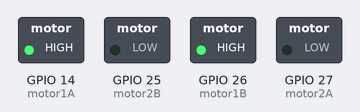
Bench run of a sketch on a simulated ESP32. On the bench: switched loads named in the sketch (green lamp = pin HIGH).

Above: at 0.1 s.
Timing chart, 0 to 1.6 s (numbered marks = the images above):
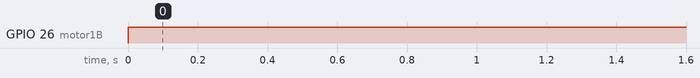

The sketch:

sketch_nov19b_copy_20251119150645.ino
```cpp
int motor1A = 14;
int motor2A = 27;


int motor1B = 26;
int motor2B = 25;

void setup() {
  // put your setup code here, to run once:
  pinMode(motor1A, OUTPUT);
  pinMode(motor2A, OUTPUT);
  pinMode(motor1B, OUTPUT);
  pinMode(motor2B, OUTPUT);

}

void loop() {


  digitalWrite(motor1A, HIGH);
  digitalWrite(motor2A, LOW);
  digitalWrite(motor1B, HIGH);
  digitalWrite(motor2B, LOW);
  delay(2000);

}
```

Measured:
- by itself, GPIO 26 (motor1B): LOW → HIGH at 0.00 s
